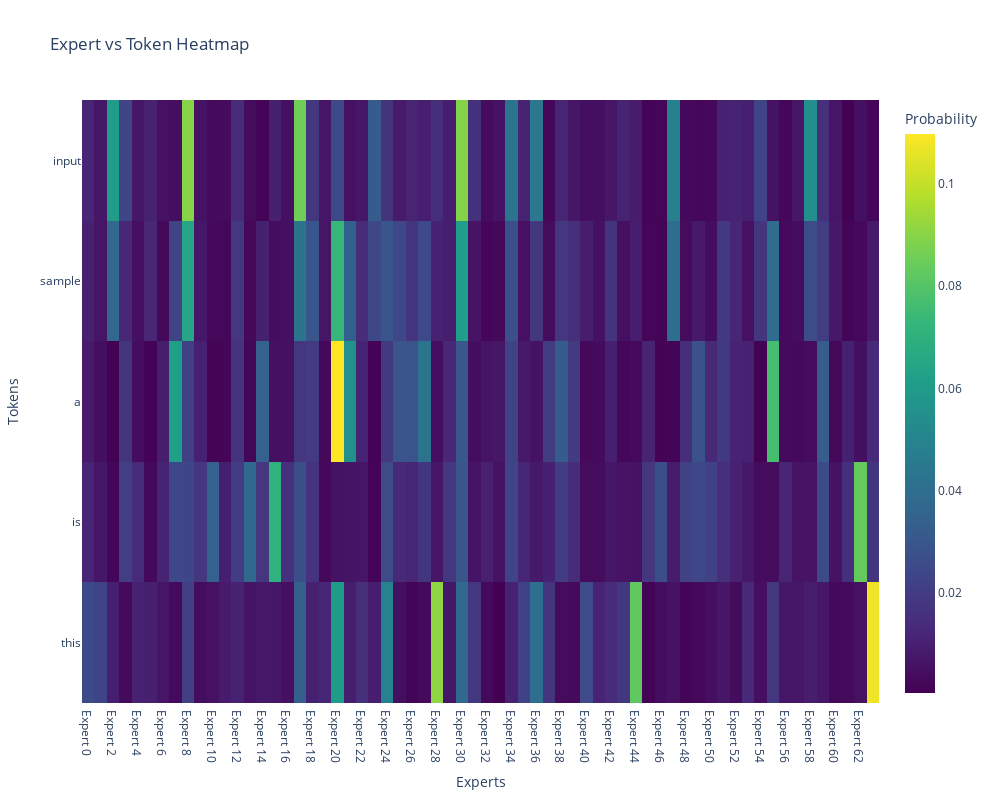

The notebook cell this image was saved under:
### Markdown cell above
### for plotting

### Code cell
import plotly.graph_objects as go
import pandas as pd

# Convert router logits to probabilities
probabilities = F.softmax(last_layer_router_logits, dim=-1).cpu().numpy()

# Create a list of tokens
tokens = [tokenizer.decode([token_id]) for token_id in inputs.input_ids[0]]

# Create a DataFrame for the heatmap
df = pd.DataFrame(probabilities, index=tokens)

# Create the heatmap using Plotly
fig = go.Figure(data=go.Heatmap(
    z=probabilities,
    x=[f'Expert {i}' for i in range(probabilities.shape[1])],
    y=tokens,
    colorscale='Viridis',
    colorbar=dict(title='Probability'),
    hovertemplate='Token: %{y}<br>Expert: %{x}<br>Probability: %{z:.4f}<extra></extra>'
))

# Update layout
fig.update_layout(
    title='Expert vs Token Heatmap',
    xaxis_title='Experts',
    yaxis_title='Tokens',
    width=1000,
    height=800,
)

# Show the plot
fig.show()

# Save the plot as an HTML file (optional)
fig.write_html("expert_token_heatmap.html")

### Figure 1 — Plotly figure (JSON) as saved in the notebook; plotly's stock layout.template omitted (floating-point values rounded to 4 significant figures; data arrays with more than 128 entries replaced by an {"elided": "..."} marker saying what was removed)
{"data": [{"colorbar": {"title": {"text": "Probability"}}, "colorscale": [[0, "#440154"], [0.1111, "#482878"], [0.2222, "#3e4989"], [0.3333, "#31688e"], [0.4444, "#26828e"], [0.5556, "#1f9e89"], [0.6667, "#35b779"], [0.7778, "#6ece58"], [0.8889, "#b5de2b"], [1, "#fde725"]], "hovertemplate": "Token: %{y}<br>Expert: %{x}<br>Probability: %{z:.4f}<extra></extra>", "type": "heatmap", "x": ["Expert 0", "Expert 1", "Expert 2", "Expert 3", "Expert 4", "Expert 5", "Expert 6", "Expert 7", "Expert 8", "Expert 9", "Expert 10", "Expert 11", "Expert 12", "Expert 13", "Expert 14", "Expert 15", "Expert 16", "Expert 17", "Expert 18", "Expert 19", "Expert 20", "Expert 21", "Expert 22", "Expert 23", "Expert 24", "Expert 25", "Expert 26", "Expert 27", "Expert 28", "Expert 29", "Expert 30", "Expert 31", "Expert 32", "Expert 33", "Expert 34", "Expert 35", "Expert 36", "Expert 37", "Expert 38", "Expert 39", "Expert 40", "Expert 41", "Expert 42", "Expert 43", "Expert 44", "Expert 45", "Expert 46", "Expert 47", "Expert 48", "Expert 49", "Expert 50", "Expert 51", "Expert 52", "Expert 53", "Expert 54", "Expert 55", "Expert 56", "Expert 57", "Expert 58", "Expert 59", "Expert 60", "Expert 61", "Expert 62", "Expert 63"], "y": ["this", " is", " a", " sample", " input"], "z": {"elided": "5x64 float values"}}], "layout": {"height": 800, "title": {"text": "Expert vs Token Heatmap"}, "width": 1000, "xaxis": {"title": {"text": "Experts"}}, "yaxis": {"title": {"text": "Tokens"}}}}
